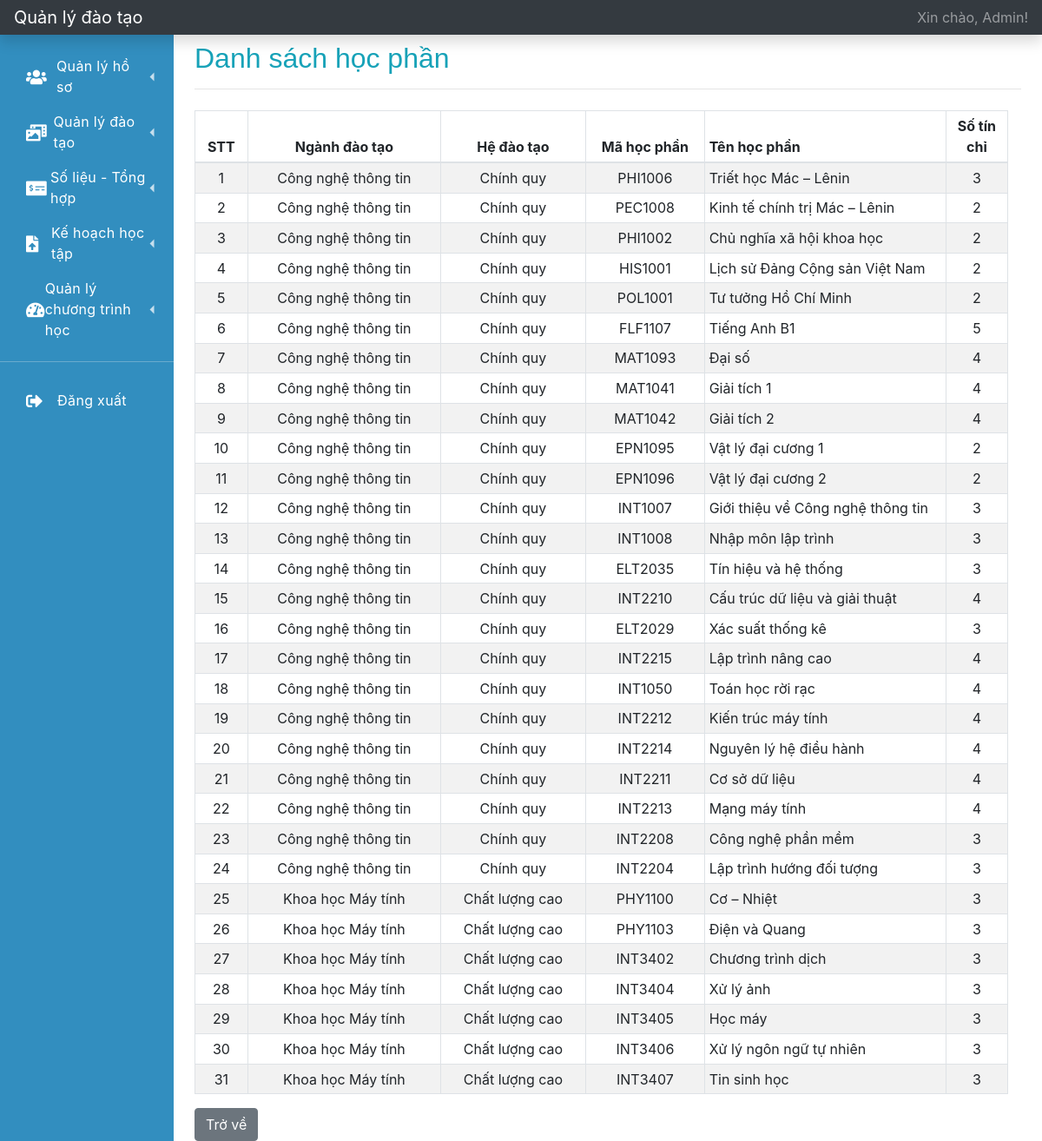
Screenshot of /index.php?r=ds-hoc-phan (signed in) with the database file from the repository.
### tables this page shows
CREATE TABLE `user` (
  `id` int(11) NOT NULL,
  `username` varchar(64) NOT NULL,
  `password` varchar(128) NOT NULL,
  `user_type` varchar(32) NOT NULL,
  `user_code` varchar(32) DEFAULT NULL,
  `fullname` varchar(128) NOT NULL,
  `dob` date NOT NULL,
  `phone_number` varchar(15) DEFAULT NULL,
  `email` varchar(64) DEFAULT NULL,
  `address` varchar(512) DEFAULT NULL,
  `status` varchar(32) NOT NULL DEFAULT 'active'
);

CREATE TABLE `subject` (
  `id` int(11) NOT NULL,
  `training_majors_code` varchar(32) NOT NULL,
  `training_system_code` varchar(32) NOT NULL,
  `subject_code` varchar(32) NOT NULL,
  `subject_name` varchar(128) NOT NULL,
  `num_of_credit` tinyint(2) NOT NULL
);

CREATE TABLE `training_majors` (
  `id` int(11) NOT NULL,
  `training_institute_code` varchar(32) NOT NULL,
  `training_system_code` varchar(32) NOT NULL,
  `training_majors_code` varchar(32) NOT NULL,
  `training_majors_name` varchar(128) NOT NULL
);

CREATE TABLE `training_system` (
  `id` int(11) NOT NULL,
  `training_system_code` varchar(32) NOT NULL,
  `training_system_name` varchar(128) NOT NULL
);

### function.php (called while the page is built, shortened)
<?php
    function getInfoLoginFromSession()
    {
        $key = 'user_login';
        if (isset($_SESSION[$key])) {
            $data = $_SESSION[$key];
            return $data;
        }
        return array();
    }
    function getFullnameUserLogin()
    {
        $info_user = getInfoLoginFromSession();
        if (empty($info_user) == false) {
            $fullname = $info_user['fullname'];
            return $fullname;
        }
        return '';
    }
?>

### database.php (called while the page is built, shortened)
<?php
    function getOne($instance_db, $sql)
    {
        $stmt = $instance_db->prepare($sql);
        $stmt->setFetchMode(PDO::FETCH_ASSOC);
        $stmt->execute();
        return $stmt->fetch();
    }
    function getAll($instance_db, $sql)
    {
        $stmt = $instance_db->prepare($sql);
        $stmt->setFetchMode(PDO::FETCH_ASSOC);
        $stmt->execute();
        $data = array();
        while ($row = $stmt->fetch()) {
            $data[] = $row;
        }
        return $data;
    }
    function getInfoLogin($instance_db, $username, $password)
    {
        $sql = "SELECT * FROM USER WHERE USERNAME = '{$username}' AND PASSWORD = '{$password}'";
        return getOne($instance_db, $sql);
    }
?>

### ds-hoc-phan.php (the view)
<?php
    $sql = "SELECT * FROM SUBJECT AS S INNER JOIN TRAINING_MAJORS AS TM ON S.TRAINING_MAJORS_CODE = TM.TRAINING_MAJORS_CODE INNER JOIN TRAINING_SYSTEM AS TS " .
           "ON TM.TRAINING_SYSTEM_CODE = TS.TRAINING_SYSTEM_CODE";
    $list_subject = getAll($connect, $sql);
?>
<h2 class=" mt-2 text-info">Danh sách học phần</h2>
<hr>
<div class="container-fluid">
    <div class="row">
        <div class="col-sm-12 pl-0">
            <div class="table-responsive mt-2">
                <table class="table table-striped table-sm table-bordered table-hover">
                    <thead>
                    <tr>
                        <th class="text-center" style="width: 1%;">STT</th>
                        <th class="text-center" style="width: 8%;">Ngành đào tạo</th>
                        <th class="text-center" style="width: 6%;">Hệ đào tạo</th>
                        <th class="text-center" style="width: 3%;">Mã học phần</th>
                        <th style="width: 10%;">Tên học phần</th>
                        <th class="text-center" style="width: 2%;">Số tín chỉ</th>
                    </tr>
                    </thead>
                    <tbody>
                    <?php
                    $stt = 1;
                    foreach ($list_subject as $item) {
                        ?>
                        <tr>
                            <td class="text-center"><?= $stt?></td>
                            <td class="text-center"><?= $item['training_majors_name']?></td>
                            <td class="text-center"><?= $item['training_system_name']?></td>
                            <td class="text-center"><?= $item['subject_code']?></td>
                            <td><?= $item['subject_name']?></td>
                            <td class="text-center"><?= $item['num_of_credit']?></td>
                        </tr>
                    <?php
                        $stt++;
                    }
                    ?>
                    </tbody>
                </table>
            </div>
        </div>
    </div>
</div>
<a href="?r=trang-chu" class="btn btn-secondary">Trở về</a>

### layouts/topbar.php
<nav class="navbar navbar-dark sticky-top bg-dark flex-md-nowrap p-0 shadow">
    <a class="navbar-brand col-md-3 col-lg-2 mr-0 px-3" href="?r=trang-chu">Quản lý đào tạo</a>
    <ul class="navbar-nav px-3">
        <li class="nav-item text-nowrap">
            <a class="nav-link" href="?r=ho-so-ca-nhan">Xin chào, <?= getFullnameUserLogin()?>!</a>
        </li>
    </ul>
</nav>

### css/navbar.css (style rules this page uses)
:root { --font-family-sans-serif: "Open Sans", -apple-system, BlinkMacSystemFont, "Segoe UI", Roboto, "Helvetica Neue", Arial, sans-serif, "Apple Color Emoji", "Segoe UI Emoji", "Segoe UI Symbol", "Noto Color Emoji"; }
*, *::before, *::after { -webkit-box-sizing: border-box; box-sizing: border-box; }
html { font-family: sans-serif; line-height: 1.15; -webkit-text-size-adjust: 100%; -webkit-tap-highlight-color: rgba(0, 0, 0, 0); }
nav { display: block; }
h1, h2, h3, h4, h5, h6 { margin-top: 0; margin-bottom: 0.5rem; }
a { color: #3f84fc; text-decoration: none; background-color: transparent; }
h1, h2, h3, h4, h5, h6, .h1, .h2, .h3, .h4, .h5, .h6 { font-family: "Nunito", sans-serif; margin-bottom: 0.5rem; font-weight: 500; line-height: 1.2; }

### rows the page displays
user: fullname "Admin"
subject: training_majors.training_majors_name "Công nghệ thông tin", training_system.training_system_name "Chính quy", subject_code "PHI1006", subject_name "Triết học Mác – Lênin", num_of_credit "3"
subject: training_majors.training_majors_name "Công nghệ thông tin", training_system.training_system_name "Chính quy", subject_code "PEC1008", subject_name "Kinh tế chính trị Mác – Lênin", num_of_credit "2"
subject: training_majors.training_majors_name "Công nghệ thông tin", training_system.training_system_name "Chính quy", subject_code "PHI1002", subject_name "Chủ nghĩa xã hội khoa học", num_of_credit "2"
subject: training_majors.training_majors_name "Công nghệ thông tin", training_system.training_system_name "Chính quy", subject_code "HIS1001", subject_name "Lịch sử Đảng Cộng sản Việt Nam", num_of_credit "2"
subject: training_majors.training_majors_name "Công nghệ thông tin", training_system.training_system_name "Chính quy", subject_code "POL1001", subject_name "Tư tưởng Hồ Chí Minh", num_of_credit "2"
subject: training_majors.training_majors_name "Công nghệ thông tin", training_system.training_system_name "Chính quy", subject_code "FLF1107", subject_name "Tiếng Anh B1", num_of_credit "5"
subject: training_majors.training_majors_name "Công nghệ thông tin", training_system.training_system_name "Chính quy", subject_code "MAT1093", subject_name "Đại số", num_of_credit "4"
subject: training_majors.training_majors_name "Công nghệ thông tin", training_system.training_system_name "Chính quy", subject_code "MAT1041", subject_name "Giải tích 1", num_of_credit "4"
subject: training_majors.training_majors_name "Công nghệ thông tin", training_system.training_system_name "Chính quy", subject_code "MAT1042", subject_name "Giải tích 2", num_of_credit "4"
subject: training_majors.training_majors_name "Công nghệ thông tin", training_system.training_system_name "Chính quy", subject_code "EPN1095", subject_name "Vật lý đại cương 1", num_of_credit "2"
subject: training_majors.training_majors_name "Công nghệ thông tin", training_system.training_system_name "Chính quy", subject_code "EPN1096", subject_name "Vật lý đại cương 2", num_of_credit "2"
subject: training_majors.training_majors_name "Công nghệ thông tin", training_system.training_system_name "Chính quy", subject_code "INT1007", subject_name "Giới thiệu về Công nghệ thông tin", num_of_credit "3"
subject: training_majors.training_majors_name "Công nghệ thông tin", training_system.training_system_name "Chính quy", subject_code "INT1008", subject_name "Nhập môn lập trình", num_of_credit "3"
subject: training_majors.training_majors_name "Công nghệ thông tin", training_system.training_system_name "Chính quy", subject_code "ELT2035", subject_name "Tín hiệu và hệ thống", num_of_credit "3"
subject: training_majors.training_majors_name "Công nghệ thông tin", training_system.training_system_name "Chính quy", subject_code "INT2210", subject_name "Cấu trúc dữ liệu và giải thuật", num_of_credit "4"
subject: training_majors.training_majors_name "Công nghệ thông tin", training_system.training_system_name "Chính quy", subject_code "ELT2029", subject_name "Xác suất thống kê", num_of_credit "3"
subject: training_majors.training_majors_name "Công nghệ thông tin", training_system.training_system_name "Chính quy", subject_code "INT2215", subject_name "Lập trình nâng cao", num_of_credit "4"
subject: training_majors.training_majors_name "Công nghệ thông tin", training_system.training_system_name "Chính quy", subject_code "INT1050", subject_name "Toán học rời rạc", num_of_credit "4"
subject: training_majors.training_majors_name "Công nghệ thông tin", training_system.training_system_name "Chính quy", subject_code "INT2212", subject_name "Kiến trúc máy tính", num_of_credit "4"
subject: training_majors.training_majors_name "Công nghệ thông tin", training_system.training_system_name "Chính quy", subject_code "INT2214", subject_name "Nguyên lý hệ điều hành", num_of_credit "4"
subject: training_majors.training_majors_name "Công nghệ thông tin", training_system.training_system_name "Chính quy", subject_code "INT2211", subject_name "Cơ sở dữ liệu", num_of_credit "4"
subject: training_majors.training_majors_name "Công nghệ thông tin", training_system.training_system_name "Chính quy", subject_code "INT2213", subject_name "Mạng máy tính", num_of_credit "4"
subject: training_majors.training_majors_name "Công nghệ thông tin", training_system.training_system_name "Chính quy", subject_code "INT2208", subject_name "Công nghệ phần mềm", num_of_credit "3"
subject: training_majors.training_majors_name "Công nghệ thông tin", training_system.training_system_name "Chính quy", subject_code "INT2204", subject_name "Lập trình hướng đối tượng", num_of_credit "3"
subject: training_majors.training_majors_name "Khoa học Máy tính", training_system.training_system_name "Chất lượng cao", subject_code "PHY1100", subject_name "Cơ – Nhiệt", num_of_credit "3"
subject: training_majors.training_majors_name "Khoa học Máy tính", training_system.training_system_name "Chất lượng cao", subject_code "PHY1103", subject_name "Điện và Quang", num_of_credit "3"
subject: training_majors.training_majors_name "Khoa học Máy tính", training_system.training_system_name "Chất lượng cao", subject_code "INT3402", subject_name "Chương trình dịch", num_of_credit "3"
subject: training_majors.training_majors_name "Khoa học Máy tính", training_system.training_system_name "Chất lượng cao", subject_code "INT3404", subject_name "Xử lý ảnh", num_of_credit "3"
subject: training_majors.training_majors_name "Khoa học Máy tính", training_system.training_system_name "Chất lượng cao", subject_code "INT3405", subject_name "Học máy", num_of_credit "3"
subject: training_majors.training_majors_name "Khoa học Máy tính", training_system.training_system_name "Chất lượng cao", subject_code "INT3406", subject_name "Xử lý ngôn ngữ tự nhiên", num_of_credit "3"
subject: training_majors.training_majors_name "Khoa học Máy tính", training_system.training_system_name "Chất lượng cao", subject_code "INT3407", subject_name "Tin sinh học", num_of_credit "3"
